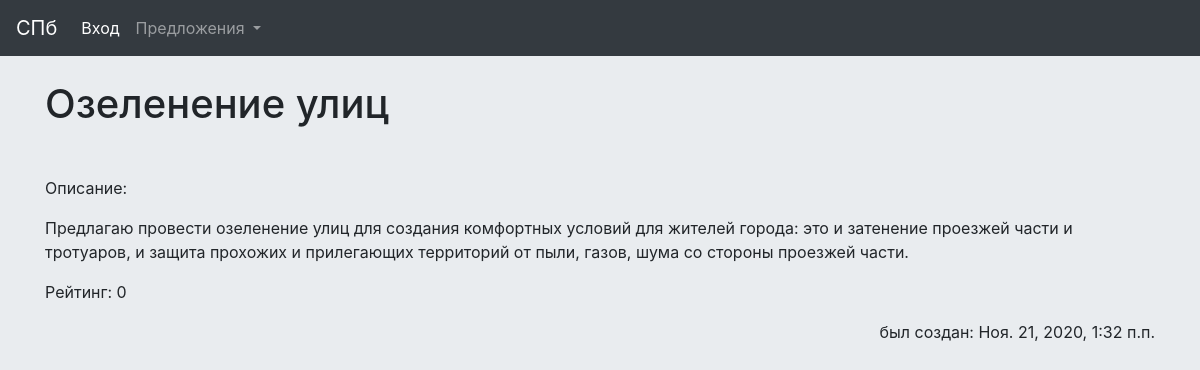
Screenshot of /offer/озеленение-улиц-1605965567/ with the database file from the repository.
### offer/models.py (models this page shows, shortened)
class Offer(models.Model):
    title = models.CharField(max_length=150, db_index=True)
    slug = models.TextField(max_length=150, unique=True, blank=True)
    body = models.TextField(blank=True, db_index=True)
    date_pub = models.DateTimeField(auto_now_add=True)
    img = models.CharField(max_length=150, default="https://i.imgur.com/8gzzetz.jpg")
    rating = models.IntegerField(default=0)
    ACTIVE = "ac"
    INPROC = "ip"
    ARCHIVE = "ar"
    OFTYPE =[
    (ACTIVE, "active"),
    (INPROC, "in_the_process"),
    (ARCHIVE, "archive")
    ]
    oftype = models.CharField(
        max_length=2,
        choices=OFTYPE,
        default=ACTIVE,
    )
    users_rated = models.ManyToManyField(UsersRatedRecord, blank=True)
    def has_user_rated(self, user):
        record = self.users_rated.filter(user_pk=user.pk)
        if record.count() == 0:
            return None
        return record[0].rating
    class Meta:
        ordering = ['-rating']

### offer/views.py (the view)
# urls.py: path('offer/<str:slug>/', OfferDetail.as_view(), name='offer_detail_url'),
class OfferDetail(View):
    model = Offer
    template = 'offer/offer_detail.html'
    def get(self, request, slug):
        obj = get_object_or_404(self.model, slug__exact=slug)
        rating = obj.has_user_rated(request.user)
        ratedpos = rating != None and rating > 0
        return render(request, self.template, {self.model.__name__.lower(): obj,
                                               'admin_object': obj,
                                               'detail': True,
                                               'hasrated': rating != None,
                                               'ratedpos': ratedpos,
                                               })

### offer/templates/offer/offer_detail.html (shortened to what this page needs)
{% extends 'offer/offer_base.html' %}
{% block content %}
    <h1 class="mt-4">
        {{ offer.title }}
    </h1>
    <p>
    </p>
    <p>
        Описание:
    </p>
    <p>
        {{ offer.body }}
    </p>
    <a  class="card-text" >Рейтинг: </a>
    <a class="card-text" id="rating" >{{ offer.rating }}</a>
    <div class="text-right">
    <div class="text-right">
        <p>
            был создан: {{ offer.date_pub }}
        </p>
    </div>
{% endblock %}

### templates/base.html (style rules this page uses)
body { background: #E9ECEF }

### rows the page displays
Offer: title "Озеленение улиц", body "Предлагаю провести озеленение улиц для создания комфортных условий для жителей города: это и затенение проезжей части и тротуаров, и защита прохожих и прилегающих территорий от пыли, газов, шума со стороны проезжей части.", rating "0", date_pub "Ноя. 21, 2020, 1:32 п.п."
